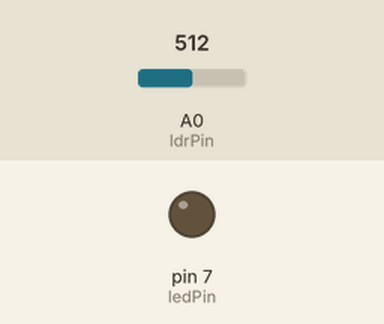
Recording of a sketch running on a simulated Arduino Uno, built with avr-gcc and run on an emulated ATmega328P. Parts: output pins drawn as LEDs (lit = HIGH). Inputs (shaded band) come from the test bench; at power-on: A0 (ldrPin) = 512.

Above: at 1.2 s.
1.3 s: A0 (ldrPin) set to 783
2.8 s: A0 (ldrPin) set to 807
At 3.9 s:
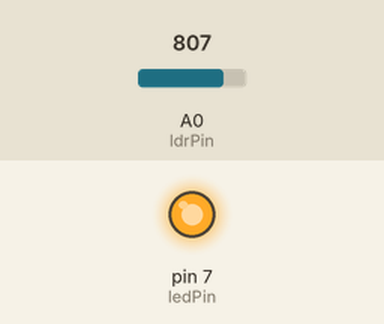
4.3 s: A0 (ldrPin) set to 790
At 5.2 s:
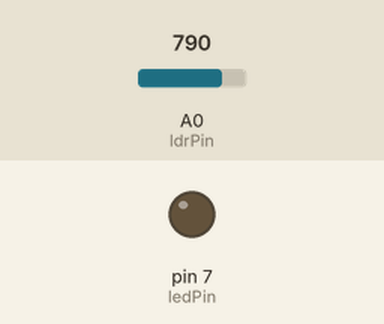
5.8 s: A0 (ldrPin) set to 810
At 6.6 s:
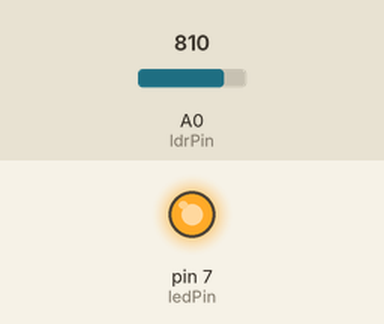
Timing chart, 0 to 8.3 s (numbered marks = the images above; inputs shaded):
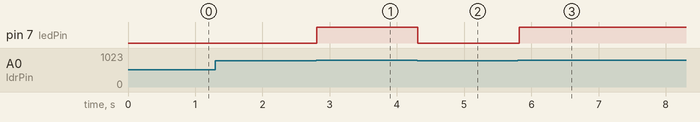

Measured:
- the behaviour switches between 799 and 800 on A0 (ldrPin) (found by bisection; images 0 and 1)
- after the input at 1.3 s, every drawn part: stays the same
- after the input at 2.8 s, pin 7 (ledPin): LOW → HIGH at once
- after the input at 4.3 s, pin 7 (ledPin): HIGH → LOW at once
- after the input at 5.8 s, pin 7 (ledPin): LOW → HIGH at once

The sketch:

teste_ldr.ino
```cpp
//Sensor de luz com LDR

int ledPin = 7; //Led no pino 7
int ldrPin = 0; //LDR no pino analígico 8
int ldrValor = 0; //Valor lido do LDR

void setup() {
 pinMode(ledPin,OUTPUT); //define a porta 7 como saída
// Serial.begin(9600); //Inicia a comunicação serial
}

void loop() {
 ///ler o valor do LDR
 ldrValor = analogRead(ldrPin); //O valor lido será entre 0 e 1023

 //se o valor lido for maior que 500, liga o led
 if (ldrValor>= 800) digitalWrite(ledPin,HIGH);
 // senão, apaga o led
 else digitalWrite(ledPin,LOW);

 //imprime o valor lido do LDR no monitor serial
 Serial.println(ldrValor);
 delay(100);
}
```
